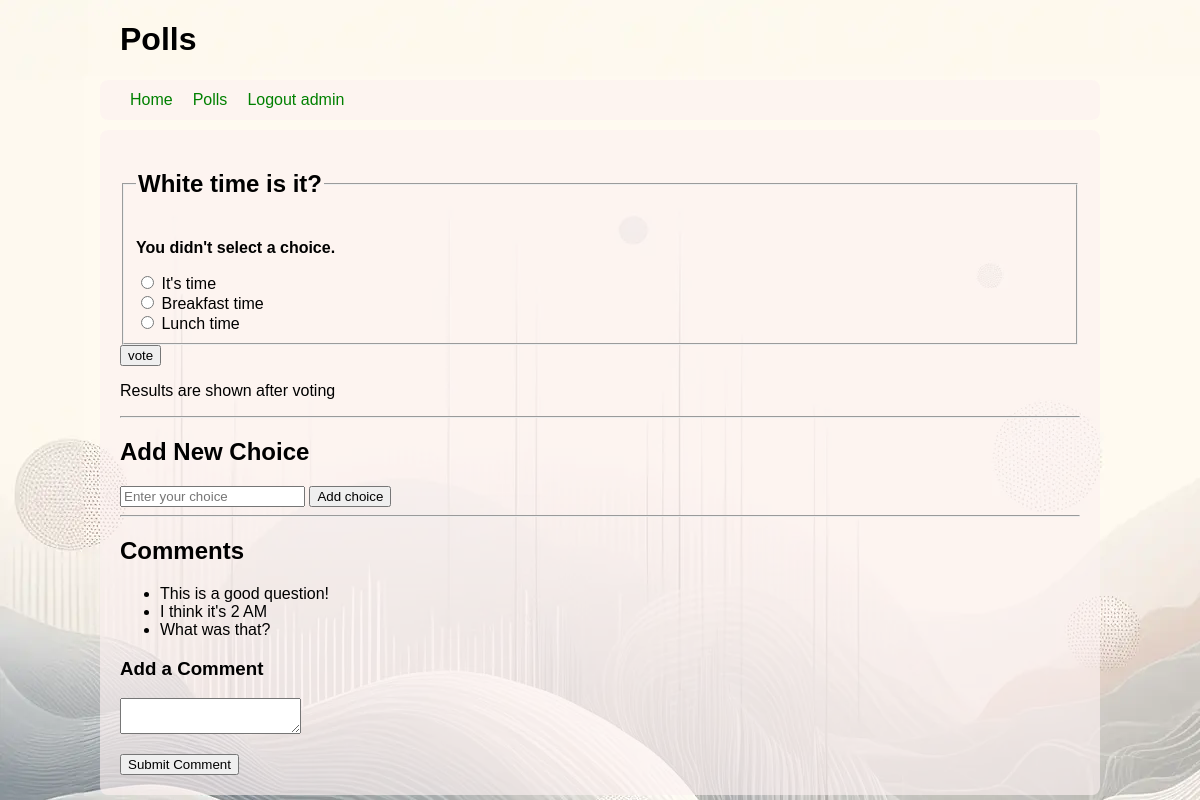
Page /polls/4/vote/ (signed in) on the committed database.
### polls/models.py (models this page shows, shortened)
class Question(models.Model):
    question_text = models.CharField(max_length=200)
    pub_date = models.DateTimeField("date published")

class Choice(models.Model):
    question = models.ForeignKey(Question, on_delete=models.CASCADE)
    choice_text = models.CharField(max_length=200)
    votes = models.IntegerField(default=0)

class Comment(models.Model):
    question = models.ForeignKey(Question, on_delete=models.CASCADE)
    comment_text = models.TextField()

### polls/views.py (the view)
# urls.py: path("<int:question_id>/vote/", views.vote, name="vote"),
@login_required
def vote(request, question_id):
    question = get_object_or_404(Question, pk=question_id)
    try:
        selected_choice = question.choice_set.get(pk=request.POST["choice"])
    except (KeyError, Choice.DoesNotExist):
        return render(request, "polls/detail.html", {
            "question": question,
            "error_message": "You didn't select a choice.",
            },
        )
    else:
        selected_choice.votes += 1
        selected_choice.save()
        return HttpResponseRedirect(reverse("polls:results",
                                            args=(question.id,)))

### polls/templates/polls/detail.html (shortened to what this page needs)
{% extends "polls/base.html" %}
{% block content %}
    <form action="{% url 'polls:vote' question.id %}" method="post">
        <fieldset>
            <legend><h2>{{ question.question_text }}</h2></legend>
            {% if error_message %}
                <p><strong>{{ error_message }}</strong></p>
            {% endif %}
            {% for choice in question.choice_set.all %}
                <input type="radio" name="choice" id="choice{{ forloop.counter }}" value="{{ choice.id }}">
                <label for="choice{{ forloop.counter }}">{{ choice.choice_text }}</label>
                <br>
            {% endfor %}
        </fieldset>
        <input type="submit" value="vote">
    </form>
    <p>
        Results are shown after voting
    </p>
    <hr>
    <h2>Add New Choice</h2>
    <form method="post">
        <input type="text" name="choice_text" placeholder="Enter your choice">
        <button type="submit">Add choice</button>
    </form>
    <hr>
    <h2>Comments</h2>
    <ul>
        {% for comment in question.comment_set.all %}
            <li>{{ comment.comment_text|safe }}</li>
        {% endfor %}
    </ul>
    <h3>Add a Comment</h3>
    <form method="post" action="{% url 'polls:add_comment' question.id %}">
        <p>
            <textarea name="comment_text" id="id_comment_text" required></textarea>
        </p>
        <button type="submit">Submit Comment</button>
    </form>
{% endblock %}

### polls/templates/polls/base.html (shortened to what this page needs)
<!DOCTYPE html>
<html>
<head>
    {% load static %}
    <link rel="stylesheet" href="{% static 'polls/style.css' %}">
</head>
<body>
    <header>
        <div class="header-container">
            <h1>Polls</h1>
        </div>
        <nav>
            <ul>
                <li><a href="{% url 'home' %}">Home</a></li>
                <li><a href="{% url 'polls:index' %}">Polls</a></li>
                <li>
                    {% if user.is_authenticated %}
                        <a href="{% url 'polls:logout' %}">Logout {{ user.username }}</a>
                    {% else %}
                        <a href="{% url 'polls:auth' %}">Login</a>
                    {% endif %}
                </li>
            </ul>
        </nav>
    </header>
    <main>
        {% block content %}
        {% endblock %}
    </main>
</body>
</html>

### polls/static/polls/style.css (style rules this page uses)
a { color: green; }
.header-container { width: 80%; margin: 0 auto; }
body { font-family: Arial, sans-serif; margin: 0; padding: 0; background: white url("images/background.webp") no-repeat; }
nav { width: 80%; margin: 10px auto 10px; padding: 1px 20px; background-color: #fcf2f2a4; border-radius: .5em }
nav ul { list-style-type: none; margin: 0; padding: 0; overflow: hidden; }
nav li { float: left; }
nav li a { display: block; padding: 10px; text-decoration: none; }
main { width: 80%; margin: 0 auto; padding: 20px; background-color: #fcf2f2a4; border-radius: .5em }

### rows in the picture
Question: question_text "White time is it?"
Choice: choice_text "It's time"
Choice: choice_text "Breakfast time"
Choice: choice_text "Lunch time"
Comment: comment_text "This is a good question!"
Comment: comment_text "I think it's 2 AM"
Comment: comment_text "What was that?"

### other values in the picture
{{ user.username }} "admin"
{{ error_message }} "You didn't select a choice."
